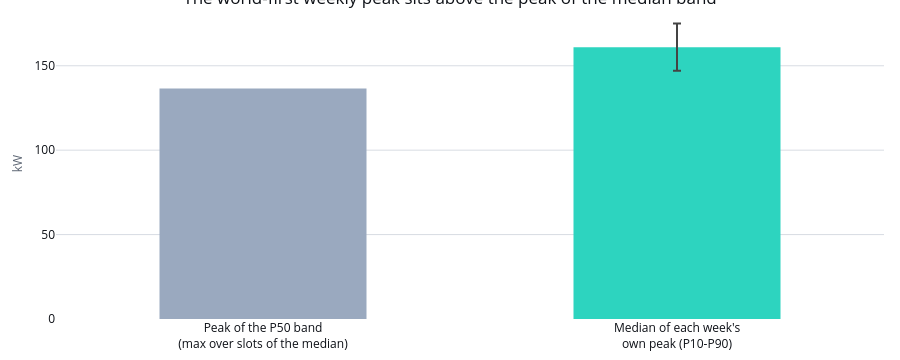

Notebook code for this chart:
### Markdown cell above
## 2. Each week's own peak: why the total is a band, not a number

`flexibility_weekly_summary` (contract v2 3.6e) measures the week's peak deferrable power the
same way `weekly_peak_summary` measures the charging peak (notebook 04, section 5): **each
simulated week's own peak first**, then the spread of those seven-night peaks across weeks. That
is a different number from the peak of the P50 band above, and it is always at least as large,
for a structural reason, not a coincidence of this run's random draws.

Call a week's own peak deferrable kW `Y_w` (the maximum over the week's half-hours) and the
band's per-slot median `Z_t` (the median over weeks at half-hour `t`). Because `Y_w` is the
largest value week `w` ever takes, every one of that week's half-hours satisfies value <= `Y_w`;
taking the median over weeks preserves that ordering, so `Z_t <= median_w(Y_w)` at every half-hour
`t`, including the half-hour where `Z_t` itself peaks. So the peak of the median can never exceed
the median of the weekly peaks. Smearing the model's real week-by-week peaks into one median
timeline (as the peak of the P50 band would) can only understate the peak the fleet actually
reaches in a typical week — the reason the contract insists on world-first aggregation here, not
a preference for bigger numbers.

### Code cell
fws = base.flexibility_weekly_summary.iloc[0]
peak_of_median = float(total["p50"].max())
comparison_figure = go.Figure()
comparison_figure.add_trace(
    go.Bar(
        x=["Peak of the P50 band<br>(max over slots of the median)"],
        y=[peak_of_median],
        marker_color=PATH_STYLES["normal"]["color"],
        name="Peak of the P50 band",
        width=[0.5],
    )
)
comparison_figure.add_trace(
    go.Bar(
        x=["Median of each week's<br>own peak (P10-P90)"],
        y=[fws["peak_deferrable_kw_p50"]],
        error_y={
            "type": "data",
            "symmetric": False,
            "array": [fws["peak_deferrable_kw_p90"] - fws["peak_deferrable_kw_p50"]],
            "arrayminus": [fws["peak_deferrable_kw_p50"] - fws["peak_deferrable_kw_p10"]],
        },
        marker_color=PATH_STYLES["selected"]["color"],
        name="Median of each week's own peak",
        width=[0.5],
    )
)
comparison_figure.update_layout(
    title="The world-first weekly peak sits above the peak of the median band",
    yaxis_title="kW",
    showlegend=False,
)
apply_notebook_style(comparison_figure, height=360)

### Figure 1 — Plotly figure (JSON) as saved in the notebook; plotly's stock layout.template omitted (floating-point values rounded to 4 significant figures)
{"data": [{"marker": {"color": "#9AA9BF"}, "name": "Peak of the P50 band", "width": [0.5], "x": ["Peak of the P50 band<br>(max over slots of the median)"], "y": [136.5], "type": "bar"}, {"error_y": {"array": [14.0], "arrayminus": [14.0], "symmetric": false, "type": "data"}, "marker": {"color": "#2DD4BF"}, "name": "Median of each week's own peak", "width": [0.5], "x": ["Median of each week's<br>own peak (P10-P90)"], "y": [161.0], "type": "bar"}], "layout": {"title": {"text": "The world-first weekly peak sits above the peak of the median band"}, "yaxis": {"title": {"text": "kW"}}, "showlegend": false, "margin": {"b": 24}, "height": 360, "paper_bgcolor": "#FFFFFF", "plot_bgcolor": "#FFFFFF"}}
